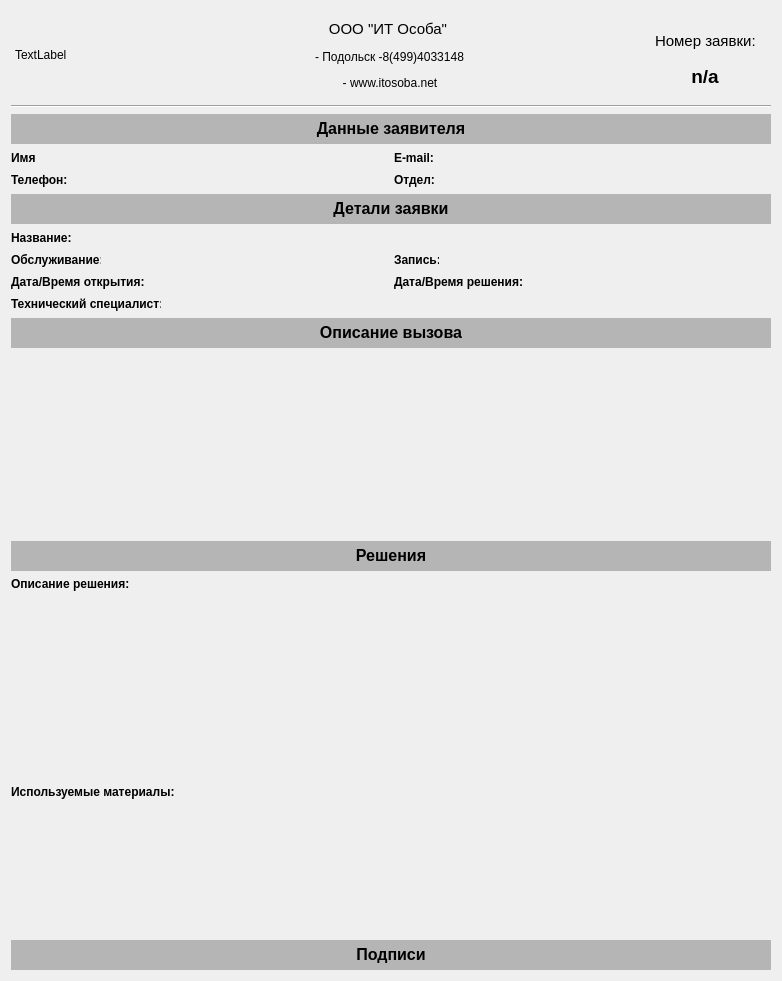
  <widget class="QWidget" name="layoutWidget">
   <property name="geometry">
    <rect>
     <x>10</x>
     <y>10</y>
     <width>762</width>
     <height>981</height>
    </rect>
   </property>
   <layout class="QVBoxLayout" name="verticalLayout_7">
    <item>
     <layout class="QVBoxLayout" name="verticalLayout_2">
      <property name="sizeConstraint">
       <enum>QLayout::SetFixedSize</enum>
      </property>
      <item>
       <layout class="QHBoxLayout" name="horizontalLayout_2">
        <item>
         <widget class="QLabel" name="img_logo">
          <property name="sizePolicy">
           <sizepolicy hsizetype="Fixed" vsizetype="Fixed">
            <horstretch>0</horstretch>
            <verstretch>0</verstretch>
           </sizepolicy>
          </property>
          <property name="minimumSize">
           <size>
            <width>150</width>
            <height>88</height>
           </size>
          </property>
          <property name="maximumSize">
           <size>
            <width>150</width>
            <height>88</height>
           </size>
          </property>
          <property name="text">
           <string>TextLabel</string>
          </property>
         </widget>
        </item>
        <item>
         <spacer name="horizontalSpacer_5">
          <property name="orientation">
           <enum>Qt::Horizontal</enum>
          </property>
          <property name="sizeType">
           <enum>QSizePolicy::Preferred</enum>
          </property>
          <property name="sizeHint" stdset="0">
           <size>
            <width>140</width>
            <height>20</height>
           </size>
          </property>
         </spacer>
        </item>
        <item>
         <widget class="QLabel" name="txt_logo_1">
          <property name="sizePolicy">
           <sizepolicy hsizetype="Fixed" vsizetype="Fixed">
            <horstretch>0</horstretch>
            <verstretch>0</verstretch>
           </sizepolicy>
          </property>
          <property name="minimumSize">
           <size>
            <width>150</width>
            <height>88</height>
           </size>
          </property>
          <property name="maximumSize">
           <size>
            <width>150</width>
            <height>88</height>
           </size>
          </property>
          <property name="text">
           <string>&lt;html&gt;&lt;head/&gt;&lt;body&gt;&lt;p align=&quot;center&quot;&gt;&lt;span style=&quot; font-size:11pt;&quot;&gt;ООО &amp;quot;ИТ Особа&amp;quot; &lt;/span&gt;&lt;/p&gt;&lt;p align=&quot;center&quot;&gt;- Подольск -8(499)4033148 &lt;/p&gt;&lt;p align=&quot;center&quot;&gt;- www.itosoba.net&lt;/p&gt;&lt;/body&gt;&lt;/html&gt;</string>
          </property>
         </widget>
        </item>
        <item>
         <spacer name="horizontalSpacer_6">
          <property name="orientation">
           <enum>Qt::Horizontal</enum>
          </property>
          <property name="sizeType">
           <enum>QSizePolicy::Preferred</enum>
          </property>
          <property name="sizeHint" stdset="0">
           <size>
            <width>180</width>
            <height>20</height>
           </size>
          </property>
         </spacer>
        </item>
        <item>
         <layout class="QVBoxLayout" name="verticalLayout">
          <property name="sizeConstraint">
           <enum>QLayout::SetFixedSize</enum>
          </property>
          <item>
           <spacer name="verticalSpacer">
            <property name="orientation">
             <enum>Qt::Vertical</enum>
            </property>
            <property name="sizeType">
             <enum>QSizePolicy::Fixed</enum>
            </property>
            <property name="sizeHint" stdset="0">
             <size>
              <width>20</width>
              <height>15</height>
             </size>
            </property>
           </spacer>
          </item>
          <item>
           <widget class="QLabel" name="txt_logo_id">
            <property name="sizePolicy">
             <sizepolicy hsizetype="Fixed" vsizetype="Fixed">
              <horstretch>0</horstretch>
              <verstretch>0</verstretch>
             </sizepolicy>
            </property>
            <property name="minimumSize">
             <size>
              <width>100</width>
              <height>20</height>
             </size>
            </property>
            <property name="maximumSize">
             <size>
              <width>100</width>
              <height>20</height>
             </size>
            </property>
            <property name="text">
             <string>&lt;html&gt;&lt;head/&gt;&lt;body&gt;&lt;p&gt;&lt;span style=&quot; font-size:11pt;&quot;&gt;Номер заявки:&lt;/span&gt;&lt;/p&gt;&lt;/body&gt;&lt;/html&gt;</string>
            </property>
           </widget>
          </item>
          <item>
           <layout class="QHBoxLayout" name="horizontalLayout">
            <item>
             <spacer name="horizontalSpacer">
              <property name="orientation">
               <enum>Qt::Horizontal</enum>
              </property>
              <property name="sizeType">
               <enum>QSizePolicy::Fixed</enum>
              </property>
              <property name="sizeHint" stdset="0">
               <size>
                <width>15</width>
                <height>20</height>
               </size>
              </property>
             </spacer>
            </item>
            <item>
             <widget class="QLabel" name="label">
              <property name="sizePolicy">
               <sizepolicy hsizetype="Fixed" vsizetype="Fixed">
                <horstretch>0</horstretch>
                <verstretch>0</verstretch>
               </sizepolicy>
              </property>
              <property name="minimumSize">
               <size>
                <width>60</width>
                <height>30</height>
               </size>
              </property>
              <property name="maximumSize">
               <size>
                <width>60</width>
                <height>30</height>
               </size>
              </property>
              <property name="text">
               <string>&lt;html&gt;&lt;head/&gt;&lt;body&gt;&lt;p align=&quot;center&quot;&gt;&lt;span style=&quot; font-size:14pt; font-weight:600;&quot;&gt;n/a&lt;/span&gt;&lt;/p&gt;&lt;/body&gt;&lt;/html&gt;</string>
              </property>
             </widget>
            </item>
            <item>
             <spacer name="horizontalSpacer_2">
              <property name="orientation">
               <enum>Qt::Horizontal</enum>
              </property>
              <property name="sizeType">
               <enum>QSizePolicy::Fixed</enum>
              </property>
              <property name="sizeHint" stdset="0">
               <size>
                <width>15</width>
                <height>20</height>
               </size>
              </property>
             </spacer>
            </item>
           </layout>
          </item>
         </layout>
        </item>
        <item>
         <spacer name="horizontalSpacer_3">
          <property name="orientation">
           <enum>Qt::Horizontal</enum>
          </property>
          <property name="sizeType">
           <enum>QSizePolicy::Fixed</enum>
          </property>
          <property name="sizeHint" stdset="0">
           <size>
            <width>10</width>
            <height>20</height>
           </size>
          </property>
         </spacer>
        </item>
       </layout>
      </item>
      <item>
       <widget class="Line" name="line">
        <property name="orientation">
         <enum>Qt::Horizontal</enum>
        </property>
       </widget>
      </item>
     </layout>
    </item>
    <item>
     <widget class="QLabel" name="label_DataZayavitel">
      <property name="sizePolicy">
       <sizepolicy hsizetype="Fixed" vsizetype="Fixed">
        <horstretch>0</horstretch>
        <verstretch>0</verstretch>
       </sizepolicy>
      </property>
      <property name="minimumSize">
       <size>
        <width>760</width>
        <height>30</height>
       </size>
      </property>
      <property name="maximumSize">
       <size>
        <width>800</width>
        <height>30</height>
       </size>
      </property>
      <property name="styleSheet">
       <string notr="true">background-color: rgb(181, 181, 181);</string>
      </property>
      <property name="text">
       <string>&lt;html&gt;&lt;head/&gt;&lt;body&gt;&lt;p&gt;&lt;span style=&quot; font-size:12pt; font-weight:600;&quot;&gt;Данные заявителя&lt;/span&gt;&lt;/p&gt;&lt;/body&gt;&lt;/html&gt;</string>
      </property>
      <property name="alignment">
       <set>Qt::AlignCenter</set>
      </property>
     </widget>
    </item>
    <item>
     <layout class="QHBoxLayout" name="horizontalLayout_7">
      <item>
       <layout class="QVBoxLayout" name="verticalLayout_5">
        <item>
         <layout class="QHBoxLayout" name="horizontalLayout_3">
          <item>
           <widget class="QLabel" name="label_BordName">
            <property name="sizePolicy">
             <sizepolicy hsizetype="Fixed" vsizetype="Fixed">
              <horstretch>0</horstretch>
              <verstretch>0</verstretch>
             </sizepolicy>
            </property>
            <property name="minimumSize">
             <size>
              <width>25</width>
              <height>16</height>
             </size>
            </property>
            <property name="maximumSize">
             <size>
              <width>25</width>
              <height>16</height>
             </size>
            </property>
            <property name="text">
             <string>&lt;html&gt;&lt;head/&gt;&lt;body&gt;&lt;p&gt;&lt;span style=&quot; font-weight:600;&quot;&gt;Имя:&lt;/span&gt;&lt;/p&gt;&lt;/body&gt;&lt;/html&gt;</string>
            </property>
           </widget>
          </item>
          <item>
           <widget class="QLineEdit" name="lineEdit_bordName">
            <property name="minimumSize">
             <size>
              <width>260</width>
              <height>16</height>
             </size>
            </property>
            <property name="maximumSize">
             <size>
              <width>400</width>
              <height>16</height>
             </size>
            </property>
            <property name="styleSheet">
             <string notr="true">background: transparent;</string>
            </property>
            <property name="maxLength">
             <number>50</number>
            </property>
            <property name="frame">
             <bool>false</bool>
            </property>
           </widget>
          </item>
         </layout>
        </item>
        <item>
         <layout class="QHBoxLayout" name="horizontalLayout_4">
          <item>
           <widget class="QLabel" name="label_BordName_2">
            <property name="sizePolicy">
             <sizepolicy hsizetype="Fixed" vsizetype="Fixed">
              <horstretch>0</horstretch>
              <verstretch>0</verstretch>
             </sizepolicy>
            </property>
            <property name="minimumSize">
             <size>
              <width>56</width>
              <height>16</height>
             </size>
            </property>
            <property name="maximumSize">
             <size>
              <width>25</width>
              <height>16</height>
             </size>
            </property>
            <property name="text">
             <string>&lt;html&gt;&lt;head/&gt;&lt;body&gt;&lt;p&gt;&lt;span style=&quot; font-weight:600;&quot;&gt;Телефон:&lt;/span&gt;&lt;/p&gt;&lt;/body&gt;&lt;/html&gt;</string>
            </property>
           </widget>
          </item>
          <item>
           <widget class="QLineEdit" name="lineEdit_bordName_2">
            <property name="minimumSize">
             <size>
              <width>230</width>
              <height>16</height>
             </size>
            </property>
            <property name="maximumSize">
             <size>
              <width>400</width>
              <height>16</height>
             </size>
            </property>
            <property name="styleSheet">
             <string notr="true">background: transparent;</string>
            </property>
            <property name="maxLength">
             <number>50</number>
            </property>
            <property name="frame">
             <bool>false</bool>
            </property>
           </widget>
          </item>
         </layout>
        </item>
       </layout>
      </item>
      <item>
       <layout class="QVBoxLayout" name="verticalLayout_4">
        <item>
         <layout class="QHBoxLayout" name="horizontalLayout_5">
          <item>
           <widget class="QLabel" name="label_BordName_3">
            <property name="sizePolicy">
             <sizepolicy hsizetype="Fixed" vsizetype="Fixed">
              <horstretch>0</horstretch>
              <verstretch>0</verstretch>
             </sizepolicy>
            </property>
            <property name="minimumSize">
             <size>
              <width>25</width>
              <height>16</height>
             </size>
            </property>
            <property name="maximumSize">
             <size>
              <width>45</width>
              <height>16</height>
             </size>
            </property>
            <property name="text">
             <string>&lt;html&gt;&lt;head/&gt;&lt;body&gt;&lt;p&gt;&lt;span style=&quot; font-weight:600;&quot;&gt;E-mail:&lt;/span&gt;&lt;/p&gt;&lt;/body&gt;&lt;/html&gt;</string>
            </property>
           </widget>
          </item>
          <item>
           <widget class="QLineEdit" name="lineEdit_bordName_3">
            <property name="minimumSize">
             <size>
              <width>250</width>
              <height>16</height>
             </size>
            </property>
            <property name="maximumSize">
             <size>
              <width>400</width>
              <height>16</height>
             </size>
            </property>
            <property name="styleSheet">
             <string notr="true">background: transparent;</string>
            </property>
            <property name="maxLength">
             <number>50</number>
            </property>
            <property name="frame">
             <bool>false</bool>
            </property>
           </widget>
          </item>
         </layout>
        </item>
        <item>
         <layout class="QHBoxLayout" name="horizontalLayout_6">
          <item>
           <widget class="QLabel" name="label_BordName_4">
            <property name="sizePolicy">
             <sizepolicy hsizetype="Fixed" vsizetype="Fixed">
              <horstretch>0</horstretch>
              <verstretch>0</verstretch>
             </sizepolicy>
            </property>
            <property name="minimumSize">
             <size>
              <width>40</width>
              <height>16</height>
             </size>
            </property>
            <property name="maximumSize">
             <size>
              <width>50</width>
              <height>16</height>
             </size>
            </property>
            <property name="text">
             <string>&lt;html&gt;&lt;head/&gt;&lt;body&gt;&lt;p&gt;&lt;span style=&quot; font-weight:600;&quot;&gt;Отдел:&lt;/span&gt;&lt;/p&gt;&lt;/body&gt;&lt;/html&gt;</string>
            </property>
           </widget>
          </item>
          <item>
           <widget class="QLineEdit" name="lineEdit_bordName_4">
            <property name="minimumSize">
             <size>
              <width>245</width>
              <height>16</height>
             </size>
            </property>
            <property name="maximumSize">
             <size>
              <width>400</width>
              <height>16</height>
             </size>
            </property>
            <property name="styleSheet">
             <string notr="true">background: transparent;</string>
            </property>
            <property name="maxLength">
             <number>50</number>
            </property>
            <property name="frame">
             <bool>false</bool>
            </property>
           </widget>
          </item>
         </layout>
        </item>
       </layout>
      </item>
     </layout>
    </item>
    <item>
     <widget class="QLabel" name="label_DataZayavitel_2">
      <property name="sizePolicy">
       <sizepolicy hsizetype="Fixed" vsizetype="Fixed">
        <horstretch>0</horstretch>
        <verstretch>0</verstretch>
       </sizepolicy>
      </property>
      <property name="minimumSize">
       <size>
        <width>760</width>
        <height>30</height>
       </size>
      </property>
      <property name="maximumSize">
       <size>
        <width>800</width>
        <height>30</height>
       </size>
      </property>
      <property name="styleSheet">
       <string notr="true">background-color: rgb(181, 181, 181);</string>
      </property>
      <property name="text">
       <string>&lt;html&gt;&lt;head/&gt;&lt;body&gt;&lt;p&gt;&lt;span style=&quot; font-size:12pt; font-weight:600;&quot;&gt;Детали заявки&lt;/span&gt;&lt;/p&gt;&lt;/body&gt;&lt;/html&gt;</string>
      </property>
      <property name="alignment">
       <set>Qt::AlignCenter</set>
      </property>
     </widget>
    </item>
    <item>
     <layout class="QVBoxLayout" name="verticalLayout_8">
      <item>
       <layout class="QHBoxLayout" name="horizontalLayout_9">
        <item>
         <widget class="QLabel" name="label_BordName_6">
          <property name="sizePolicy">
           <sizepolicy hsizetype="Fixed" vsizetype="Fixed">
            <horstretch>0</horstretch>
            <verstretch>0</verstretch>
           </sizepolicy>
          </property>
          <property name="minimumSize">
           <size>
            <width>60</width>
            <height>16</height>
           </size>
          </property>
          <property name="maximumSize">
           <size>
            <width>60</width>
            <height>16</height>
           </size>
          </property>
          <property name="text">
           <string>&lt;html&gt;&lt;head/&gt;&lt;body&gt;&lt;p&gt;&lt;span style=&quot; font-weight:600;&quot;&gt;Название:&lt;/span&gt;&lt;/p&gt;&lt;/body&gt;&lt;/html&gt;</string>
          </property>
         </widget>
        </item>
        <item>
         <widget class="QLineEdit" name="lineEdit_bordName_6">
          <property name="minimumSize">
           <size>
            <width>230</width>
            <height>16</height>
           </size>
          </property>
          <property name="maximumSize">
           <size>
            <width>800</width>
            <height>16</height>
           </size>
          </property>
          <property name="styleSheet">
           <string notr="true">background: transparent;</string>
          </property>
          <property name="maxLength">
           <number>110</number>
          </property>
          <property name="frame">
           <bool>false</bool>
          </property>
         </widget>
        </item>
       </layout>
      </item>
      <item>
       <layout class="QHBoxLayout" name="horizontalLayout_15">
        <item>
         <layout class="QVBoxLayout" name="verticalLayout_3">
          <item>
           <layout class="QHBoxLayout" name="horizontalLayout_11">
            <item>
             <widget class="QLabel" name="label_BordName_8">
              <property name="sizePolicy">
               <sizepolicy hsizetype="Fixed" vsizetype="Fixed">
                <horstretch>0</horstretch>
                <verstretch>0</verstretch>
               </sizepolicy>
              </property>
              <property name="minimumSize">
               <size>
                <width>90</width>
                <height>16</height>
               </size>
              </property>
              <property name="maximumSize">
               <size>
                <width>90</width>
                <height>16</height>
               </size>
              </property>
              <property name="text">
               <string>&lt;html&gt;&lt;head/&gt;&lt;body&gt;&lt;p&gt;&lt;span style=&quot; font-weight:600;&quot;&gt;Обслуживание:&lt;/span&gt;&lt;/p&gt;&lt;/body&gt;&lt;/html&gt;</string>
              </property>
             </widget>
            </item>
            <item>
             <widget class="QLineEdit" name="lineEdit_bordName_8">
              <property name="minimumSize">
               <size>
                <width>200</width>
                <height>16</height>
               </size>
              </property>
              <property name="maximumSize">
               <size>
                <width>400</width>
                <height>16</height>
               </size>
              </property>
              <property name="styleSheet">
               <string notr="true">background: transparent;</string>
              </property>
              <property name="maxLength">
               <number>50</number>
              </property>
              <property name="frame">
               <bool>false</bool>
              </property>
             </widget>
            </item>
           </layout>
          </item>
          <item>
           <layout class="QHBoxLayout" name="horizontalLayout_12">
            <item>
             <widget class="QLabel" name="label_BordName_9">
              <property name="sizePolicy">
               <sizepolicy hsizetype="Fixed" vsizetype="Fixed">
                <horstretch>0</horstretch>
                <verstretch>0</verstretch>
               </sizepolicy>
              </property>
              <property name="minimumSize">
               <size>
                <width>140</width>
                <height>16</height>
               </size>
              </property>
              <property name="maximumSize">
               <size>
                <width>140</width>
                <height>16</height>
               </size>
              </property>
              <property name="text">
               <string>&lt;html&gt;&lt;head/&gt;&lt;body&gt;&lt;p&gt;&lt;span style=&quot; font-weight:600;&quot;&gt;Дата/Время открытия:&lt;/span&gt;&lt;/p&gt;&lt;/body&gt;&lt;/html&gt;</string>
              </property>
             </widget>
            </item>
            <item>
             <widget class="QLineEdit" name="lineEdit_bordName_9">
              <property name="minimumSize">
               <size>
                <width>150</width>
                <height>16</height>
               </size>
              </property>
              <property name="maximumSize">
               <size>
                <width>400</width>
                <height>16</height>
               </size>
              </property>
              <property name="styleSheet">
               <string notr="true">background: transparent;</string>
              </property>
              <property name="maxLength">
               <number>40</number>
              </property>
              <property name="frame">
               <bool>false</bool>
              </property>
             </widget>
            </item>
           </layout>
          </item>
         </layout>
        </item>
        <item>
         <layout class="QVBoxLayout" name="verticalLayout_6">
          <item>
           <layout class="QHBoxLayout" name="horizontalLayout_13">
            <item>
             <widget class="QLabel" name="label_BordName_10">
              <property name="sizePolicy">
               <sizepolicy hsizetype="Fixed" vsizetype="Fixed">
                <horstretch>0</horstretch>
                <verstretch>0</verstretch>
               </sizepolicy>
              </property>
              <property name="minimumSize">
               <size>
                <width>45</width>
                <height>16</height>
               </size>
              </property>
              <property name="maximumSize">
               <size>
                <width>45</width>
                <height>16</height>
               </size>
              </property>
              <property name="text">
               <string>&lt;html&gt;&lt;head/&gt;&lt;body&gt;&lt;p&gt;&lt;span style=&quot; font-weight:600;&quot;&gt;Запись:&lt;/span&gt;&lt;/p&gt;&lt;/body&gt;&lt;/html&gt;</string>
              </property>
             </widget>
            </item>
            <item>
             <widget class="QLineEdit" name="lineEdit_bordName_10">
              <property name="minimumSize">
               <size>
                <width>245</width>
                <height>16</height>
               </size>
              </property>
              <property name="maximumSize">
               <size>
                <width>400</width>
                <height>16</height>
               </size>
              </property>
              <property name="styleSheet">
               <string notr="true">background: transparent;</string>
              </property>
              <property name="maxLength">
               <number>50</number>
              </property>
              <property name="frame">
               <bool>false</bool>
              </property>
             </widget>
            </item>
           </layout>
          </item>
          <item>
           <layout class="QHBoxLayout" name="horizontalLayout_14">
            <item>
             <widget class="QLabel" name="label_BordName_11">
              <property name="sizePolicy">
               <sizepolicy hsizetype="Fixed" vsizetype="Fixed">
                <horstretch>0</horstretch>
                <verstretch>0</verstretch>
               </sizepolicy>
              </property>
              <property name="minimumSize">
               <size>
                <width>140</width>
                <height>16</height>
               </size>
              </property>
              <property name="maximumSize">
               <size>
                <width>45</width>
                <height>16</height>
               </size>
              </property>
              <property name="text">
               <string>&lt;html&gt;&lt;head/&gt;&lt;body&gt;&lt;p&gt;&lt;span style=&quot; font-weight:600;&quot;&gt;Дата/Время решения:&lt;/span&gt;&lt;/p&gt;&lt;/body&gt;&lt;/html&gt;</string>
              </property>
             </widget>
            </item>
            <item>
             <widget class="QLineEdit" name="lineEdit_bordName_11">
              <property name="minimumSize">
               <size>
                <width>150</width>
                <height>16</height>
               </size>
              </property>
              <property name="maximumSize">
               <size>
                <width>400</width>
                <height>16</height>
               </size>
              </property>
              <property name="styleSheet">
               <string notr="true">background: transparent;</string>
              </property>
              <property name="maxLength">
               <number>40</number>
              </property>
              <property name="frame">
               <bool>false</bool>
              </property>
             </widget>
            </item>
           </layout>
          </item>
         </layout>
        </item>
       </layout>
      </item>
      <item>
       <layout class="QHBoxLayout" name="horizontalLayout_10">
        <item>
         <widget class="QLabel" name="label_BordName_7">
          <property name="sizePolicy">
           <sizepolicy hsizetype="Fixed" vsizetype="Fixed">
            <horstretch>0</horstretch>
            <verstretch>0</verstretch>
           </sizepolicy>
          </property>
          <property name="minimumSize">
           <size>
            <width>150</width>
            <height>16</height>
           </size>
          </property>
          <property name="maximumSize">
           <size>
            <width>65</width>
            <height>16</height>
           </size>
          </property>
          <property name="text">
           <string>&lt;html&gt;&lt;head/&gt;&lt;body&gt;&lt;p&gt;&lt;span style=&quot; font-weight:600;&quot;&gt;Технический специалист:&lt;/span&gt;&lt;/p&gt;&lt;/body&gt;&lt;/html&gt;</string>
          </property>
         </widget>
        </item>
        <item>
         <widget class="QLineEdit" name="lineEdit_TechName">
          <property name="minimumSize">
           <size>
            <width>120</width>
            <height>16</height>
           </size>
          </property>
          <property name="maximumSize">
           <size>
            <width>800</width>
            <height>16</height>
           </size>
          </property>
          <property name="styleSheet">
           <string notr="true">background: transparent;</string>
          </property>
          <property name="maxLength">
           <number>40</number>
          </property>
          <property name="frame">
           <bool>false</bool>
          </property>
         </widget>
        </item>
       </layout>
      </item>
     </layout>
    </item>
    <item>
     <widget class="QLabel" name="label_DataZayavitel_5">
      <property name="sizePolicy">
       <sizepolicy hsizetype="Fixed" vsizetype="Fixed">
        <horstretch>0</horstretch>
        <verstretch>0</verstretch>
       </sizepolicy>
      </property>
      <property name="minimumSize">
       <size>
        <width>760</width>
        <height>30</height>
       </size>
      </property>
      <property name="maximumSize">
       <size>
        <width>800</width>
        <height>30</height>
       </size>
      </property>
      <property name="styleSheet">
       <string notr="true">background-color: rgb(181, 181, 181);</string>
      </property>
      <property name="text">
       <string>&lt;html&gt;&lt;head/&gt;&lt;body&gt;&lt;p&gt;&lt;span style=&quot; font-size:12pt; font-weight:600;&quot;&gt;Описание вызова&lt;/span&gt;&lt;/p&gt;&lt;/body&gt;&lt;/html&gt;</string>
      </property>
      <property name="alignment">
       <set>Qt::AlignCenter</set>
      </property>
     </widget>
    </item>
    <item>
     <widget class="QTextEdit" name="textEdit">
      <property name="maximumSize">
       <size>
        <width>16777215</width>
        <height>240</height>
       </size>
      </property>
      <property name="styleSheet">
       <string notr="true">background: transparent;</string>
      </property>
      <property name="frameShape">
       <enum>QFrame::NoFrame</enum>
      </property>
      <property name="frameShadow">
       <enum>QFrame::Plain</enum>
      </property>
      <property name="verticalScrollBarPolicy">
       <enum>Qt::ScrollBarAsNeeded</enum>
      </property>
      <property name="horizontalScrollBarPolicy">
       <enum>Qt::ScrollBarAsNeeded</enum>
      </property>
     </widget>
    </item>
    <item>
     <widget class="QLabel" name="label_DataZayavitel_4">
      <property name="sizePolicy">
       <sizepolicy hsizetype="Fixed" vsizetype="Fixed">
        <horstretch>0</horstretch>
        <verstretch>0</verstretch>
       </sizepolicy>
      </property>
      <property name="minimumSize">
       <size>
        <width>760</width>
        <height>30</height>
       </size>
      </property>
      <property name="maximumSize">
       <size>
        <width>800</width>
        <height>30</height>
       </size>
      </property>
      <property name="styleSheet">
       <string notr="true">background-color: rgb(181, 181, 181);</string>
      </property>
      <property name="text">
       <string>&lt;html&gt;&lt;head/&gt;&lt;body&gt;&lt;p&gt;&lt;span style=&quot; font-size:12pt; font-weight:600;&quot;&gt;Решения&lt;/span&gt;&lt;/p&gt;&lt;/body&gt;&lt;/html&gt;</string>
      </property>
      <property name="alignment">
       <set>Qt::AlignCenter</set>
      </property>
     </widget>
    </item>
    <item>
     <widget class="QLabel" name="label_2">
      <property name="maximumSize">
       <size>
        <width>16777215</width>
        <height>16</height>
       </size>
      </property>
      <property name="text">
       <string>&lt;html&gt;&lt;head/&gt;&lt;body&gt;&lt;p&gt;&lt;span style=&quot; font-weight:600;&quot;&gt;Описание решения:&lt;/span&gt;&lt;/p&gt;&lt;/body&gt;&lt;/html&gt;</string>
      </property>
     </widget>
    </item>
    <item>
     <widget class="QTextEdit" name="textEdit_2">
      <property name="maximumSize">
       <size>
        <width>16777215</width>
        <height>200</height>
       </size>
      </property>
      <property name="styleSheet">
       <string notr="true">background: transparent;</string>
      </property>
      <property name="frameShape">
       <enum>QFrame::NoFrame</enum>
      </property>
      <property name="frameShadow">
       <enum>QFrame::Plain</enum>
      </property>
      <property name="verticalScrollBarPolicy">
       <enum>Qt::ScrollBarAsNeeded</enum>
      </property>
      <property name="horizontalScrollBarPolicy">
       <enum>Qt::ScrollBarAsNeeded</enum>
      </property>
     </widget>
    </item>
    <item>
     <widget class="QLabel" name="label_3">
      <property name="maximumSize">
       <size>
        <width>16777215</width>
        <height>16</height>
       </size>
      </property>
      <property name="text">
       <string>&lt;html&gt;&lt;head/&gt;&lt;body&gt;&lt;p&gt;&lt;span style=&quot; font-weight:600;&quot;&gt;Используемые материалы:&lt;/span&gt;&lt;/p&gt;&lt;/body&gt;&lt;/html&gt;</string>
      </property>
     </widget>
    </item>
    <item>
     <widget class="QTextEdit" name="textEdit_3">
      <property name="maximumSize">
       <size>
        <width>16777215</width>
        <height>140</height>
       </size>
      </property>
      <property name="styleSheet">
       <string notr="true">background: transparent;</string>
      </property>
      <property name="frameShape">
       <enum>QFrame::NoFrame</enum>
      </property>
      <property name="frameShadow">
       <enum>QFrame::Plain</enum>
      </property>
      <property name="verticalScrollBarPolicy">
       <enum>Qt::ScrollBarAsNeeded</enum>
      </property>
      <property name="horizontalScrollBarPolicy">
       <enum>Qt::ScrollBarAsNeeded</enum>
      </property>
     </widget>
    </item>
    <item>
     <widget class="QLabel" name="label_DataZayavitel_3">
      <property name="sizePolicy">
       <sizepolicy hsizetype="Fixed" vsizetype="Fixed">
        <horstretch>0</horstretch>
        <verstretch>0</verstretch>
       </sizepolicy>
      </property>
      <property name="minimumSize">
       <size>
        <width>600</width>
        <height>30</height>
       </size>
      </property>
      <property name="maximumSize">
       <size>
        <width>800</width>
        <height>30</height>
       </size>
      </property>
      <property name="styleSheet">
       <string notr="true">background-color: rgb(181, 181, 181);</string>
      </property>
      <property name="text">
       <string>&lt;html&gt;&lt;head/&gt;&lt;body&gt;&lt;p&gt;&lt;span style=&quot; font-size:12pt; font-weight:600;&quot;&gt;Подписи&lt;/span&gt;&lt;/p&gt;&lt;/body&gt;&lt;/html&gt;</string>
      </property>
      <property name="alignment">
       <set>Qt::AlignCenter</set>
      </property>
     </widget>
    </item>
   </layout>
  </widget>
